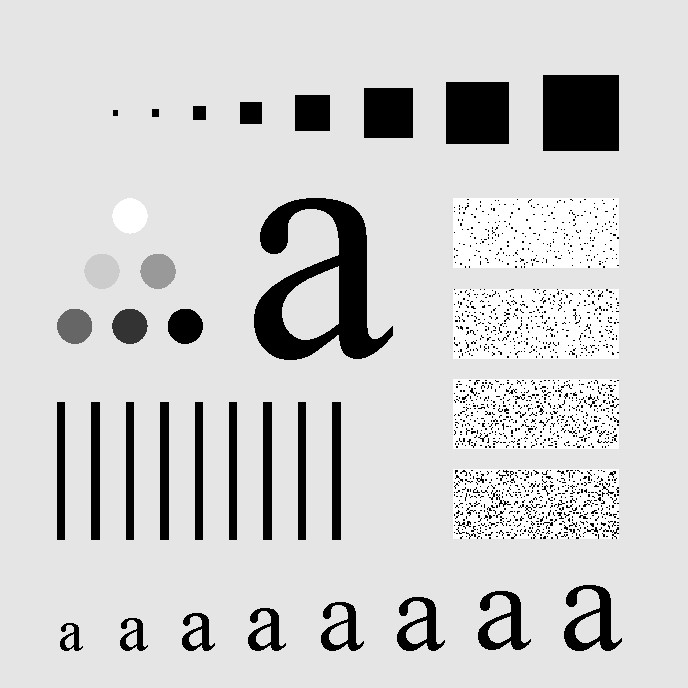
#> input picture Figure4.18(a).jpeg, 688 x 688 px, found by its file name
$ python 4.03.py
#> lines starting #> are read from the running program, lines starting #| are printed output that depends on the picture
# 导入所需的库
import numpy as np  # 用于数值计算，特别是数组操作
import matplotlib.pyplot as plt  # 用于数据可视化和绘图
from PIL import Image  # Python Imaging Library，用于打开、操作和保存多种图像文件格式
import os  # 用于与操作系统交互，如此处检查文件是否存在

# 设置Matplotlib正确显示中文字符
plt.rcParams["font.sans-serif"] = ["SimHei"]  # 指定默认字体为黑体
plt.rcParams["axes.unicode_minus"] = False  # 解决保存图像是负号'-'显示为方块的问题


def gaussian_lowpass_filter(M, N, D0, center=None):
    """
    创建一个高斯低通滤波器。

    参数:
    -----------
    M : int
        滤波器的高度
    N : int
        滤波器的宽度
    D0 : float
        截止频率 (高斯函数的标准差)
    center : tuple, optional
        滤波中心的(u0, v0)坐标。如果为None，则中心默认在(M//2, N//2)

    返回:
    --------
    H : ndarray
        一个 M x N 大小的频域高斯低通滤波器
    """
    # 如果没有指定中心，则将中心设置在频谱的中心位置
    if center is None:
        center = (M // 2, N // 2)

    u0, v0 = center

    # 创建坐标网格
    # np.arange(M) 生成 0 到 M-1 的一维数组
    # .reshape(-1, 1) 将其转换为 M行1列 的二维数组
    u = np.arange(M).reshape(-1, 1)
    v = np.arange(N).reshape(1, -1)

    # 计算每个点(u,v)到滤波器中心(u0, v0)的欧氏距离的平方
    D_squared = (u - u0) ** 2 + (v - v0) ** 2

    # 应用高斯低通滤波器公式: H(u,v) = exp(-D²(u,v) / (2·D0²))
    # D0 是截止频率，控制着滤波的程度。D0越大，滤过的低频成分越多，图像越平滑。
    H = np.exp(-D_squared / (2 * D0**2))

    return H


def apply_lowpass_filter(image, D0, filter_center=None):
    """
    对图像应用高斯低通滤波。

    参数:
    -----------
    image : ndarray
        输入的灰度图像
    D0 : float
        高斯滤波器的截止频率
    filter_center : tuple, optional
        滤波器的中心位置

    返回:
    --------
    filtered_image : ndarray
        经过低通滤波后的图像
    H : ndarray
        所使用的滤波器
    """
    # 获取图像的尺寸
    M, N = image.shape

    # --- 频域滤波的核心步骤 ---

    # 步骤 1: 对输入图像进行二维傅里叶变换(DFT)，将其从空间域转换到频域
    F = np.fft.fft2(image)

    # 步骤 2: 将零频率分量（直流分量）移动到频谱的中心
    # 这是为了方便观察和处理，因为大部分重要信息（低频分量）都集中在零频率附近
    F_shifted = np.fft.fftshift(F)

    # 步骤 3: 创建一个与图像尺寸相同的高斯低通滤波器
    H = gaussian_lowpass_filter(M, N, D0, filter_center)

    # 步骤 4: 在频域中，将图像的频谱与滤波器进行点乘
    # 这个操作会衰减高频分量，同时保留低频分量
    G_shifted = F_shifted * H

    # 步骤 5: 将频谱移回原来的位置（零频率分量回到左上角）
    G = np.fft.ifftshift(G_shifted)

    # 步骤 6: 对滤波后的频谱进行逆傅里叶变换，将其从频域转换回空间域
    filtered_image = np.fft.ifft2(G)

    # 步骤 7: 取逆变换结果的实部，并确保数据类型正确
    # 由于计算误差，逆变换结果可能包含微小的虚部，需要舍去
    filtered_image = np.real(filtered_image)

    return filtered_image, H


def visualize_results(original, filtered, H, D0):
    """
    可视化原始图像、滤波器和滤波后的结果。
    """
    # 创建一个2行3列的子图画布，设置整体大小
    fig, axes = plt.subplots(2, 3, figsize=(15, 10))

    # --- 第一行 ---

    # 显示原始图像
    axes[0, 0].imshow(original, cmap="gray")
    axes[0, 0].set_title("原始图像")
    axes[0, 0].axis("off")  # 关闭坐标轴

    # 显示2D高斯滤波器
    axes[0, 1].imshow(H, cmap="gray")
    axes[0, 1].set_title(f"高斯低通滤波器 (D0={D0})")
    axes[0, 1].axis("off")

    # 显示滤波后的图像
    axes[0, 2].imshow(filtered, cmap="gray")
    axes[0, 2].set_title("滤波后的图像")
    axes[0, 2].axis("off")

    # --- 第二行 ---

    # 计算并显示原始图像的对数幅度谱
    F_orig = np.fft.fftshift(np.fft.fft2(original))
    # +1是为了避免对0取对数；取对数是为了压缩动态范围，便于观察
    spectrum_orig = np.log(np.abs(F_orig) + 1)
    axes[1, 0].imshow(spectrum_orig, cmap="gray")
    axes[1, 0].set_title("原始图像频谱 (对数尺度)")
    axes[1, 0].axis("off")

    # 滤波器的三维可视化
    axes[1, 1].remove()  # 移除原有的2D子图
    ax_3d = fig.add_subplot(2, 3, 5, projection="3d")  # 在相同位置添加一个3D子图
    x = np.arange(H.shape[1])
    y = np.arange(H.shape[0])
    X, Y = np.meshgrid(x, y)  # 创建网格坐标
    ax_3d.plot_surface(X, Y, H, cmap="viridis", alpha=0.8)  # 绘制3D表面图
    ax_3d.set_title("滤波器3D可视化")
    ax_3d.set_xlabel("v (频率)")
    ax_3d.set_ylabel("u (频率)")
    ax_3d.set_zlabel("H(u,v) (幅度)")

    # 计算并显示滤波后图像的对数幅度谱
    F_filt = np.fft.fftshift(np.fft.fft2(filtered))
    spectrum_filt = np.log(np.abs(F_filt) + 1)
    axes[1, 2].imshow(spectrum_filt, cmap="gray")
    axes[1, 2].set_title("滤波后图像频谱 (对数尺度)")
    axes[1, 2].axis("off")

    plt.tight_layout()  # 自动调整子图参数，使其填充整个图像区域
    plt.show()  # 显示图像


def main():
    """
    主函数，用于演示高斯低通滤波的过程。
    """
    # 尝试加载图像 (假设图像文件位于同一目录下)
    image_path = "Figure4.18(a).jpeg"

    # 检查文件是否存在，如果不存在，则创建一个测试图像
    if os.path.exists(image_path):
        # 加载真实图像
        img = Image.open(image_path)
#> img is the input picture: PIL image 688x688 RGB; min 0, max 255, mean 207.3
        # 如果不是灰度图，转换为灰度图 ('L' mode)
        if img.mode != "L":
            img = img.convert("L")
#> img: PIL image 688x688 L
        # 将图像转换为NumPy数组，并使用浮点数类型以便计算
        image = np.array(img, dtype=np.float64)
        print(f"已加载图像: {image_path}")
    else:
        # 如果找不到图像文件，则创建一个带有一些高频噪声的合成测试图像
        print(f"警告: 图像文件 {image_path} 未找到。将使用合成的测试图像。")

        # 创建一个合成图像
        M, N = 256, 256
        x = np.linspace(0, 10 * np.pi, N)
        y = np.linspace(0, 10 * np.pi, M)
        X, Y = np.meshgrid(x, y)

        # 基础的正弦和余弦图案（低频信息）
        image = 128 + 50 * np.sin(X / 5) * np.cos(Y / 5)

        # 添加高斯噪声（高频信息）
        noise = 30 * np.random.randn(M, N)
        image = image + noise

        # 添加一些椒盐噪声（脉冲噪声，也是高频信息）
        salt_pepper = np.random.random((M, N))
        image[salt_pepper < 0.01] = 0  # 1%的像素变为黑色
        image[salt_pepper > 0.99] = 255  # 1%的像素变为白色

        # 将像素值裁剪到有效的0-255范围内
        image = np.clip(image, 0, 255)

    # 如果图像的最大值超过255，进行归一化处理
    if image.max() > 255:
        image = (image - image.min()) / (image.max() - image.min()) * 255

    # 打印图像信息
    print(f"图像尺寸: {image.shape}")
#| 图像尺寸: (688, 688)
    print(f"图像像素值范围: [{image.min():.2f}, {image.max():.2f}]")
#| 图像像素值范围: [0.00, 255.00]

    # 演示部分：应用不同D0值的高斯低通滤波器
    print("\n正在应用高斯低通滤波器...")

    # 测试不同的截止频率
    D0_values = [10, 30, 50, 80]

    # 创建一个2行、列数为 D0_values 数量+1 的子图画布
    fig, axes = plt.subplots(2, len(D0_values) + 1, figsize=(18, 8))

    # 显示原始图像及其频谱
    axes[0, 0].imshow(image, cmap="gray")
    axes[0, 0].set_title("原始图像")
    axes[0, 0].axis("off")

    F_orig = np.fft.fftshift(np.fft.fft2(image))
    spectrum_orig = np.log(np.abs(F_orig) + 1)
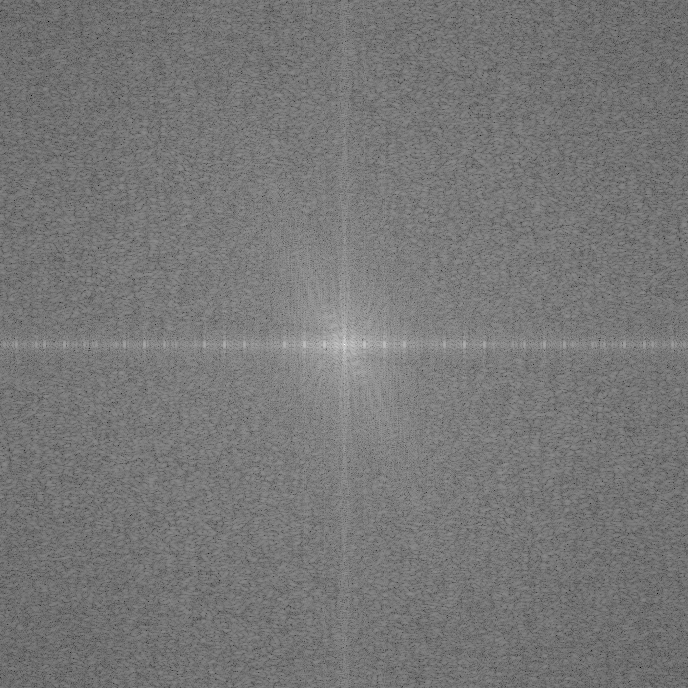
#> spectrum_orig: shape (688, 688) float64; min 1.78, max 18.4, mean 9.57; drawn with min black and max white
    axes[1, 0].imshow(spectrum_orig, cmap="gray")
    axes[1, 0].set_title("原始图像频谱")
    axes[1, 0].axis("off")

    # 遍历不同的D0值，进行滤波并显示结果
    for idx, D0 in enumerate(D0_values, 1):
        # 应用滤波器
        filtered, H = apply_lowpass_filter(image, D0)

        # 显示滤波后的图像，vmin和vmax确保不同图像的灰度范围一致
        axes[0, idx].imshow(filtered, cmap="gray", vmin=0, vmax=255)
        axes[0, idx].set_title(f"D0 = {D0}")
        axes[0, idx].axis("off")

        # 显示对应的滤波器
        axes[1, idx].imshow(H, cmap="gray")
        axes[1, idx].set_title(f"滤波器 (D0={D0})")
        axes[1, idx].axis("off")
#> this loop made 4 passes
#> pass 1, in apply_lowpass_filter, `filtered_image = np.real(filtered_image)`:
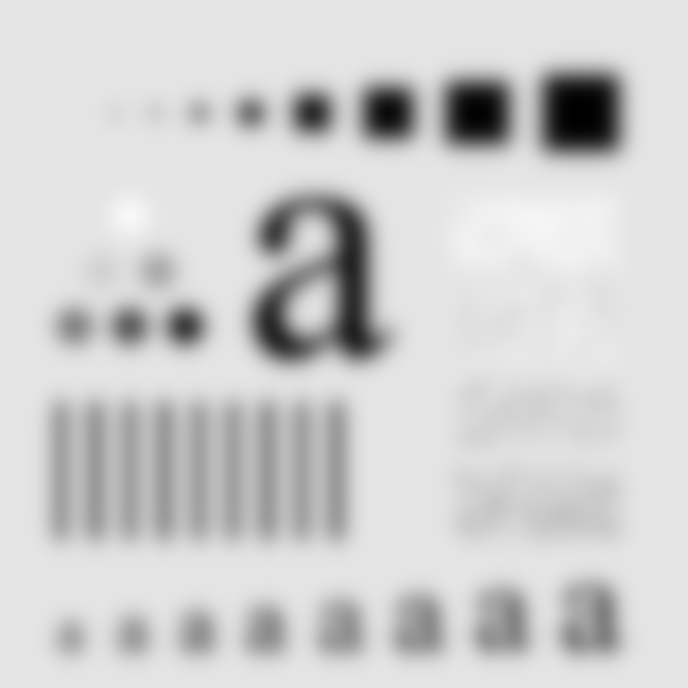
#> filtered_image: shape (688, 688) float64; min 0.242, max 247.6, mean 207.3

    plt.suptitle("不同截止频率(D0)的高斯低通滤波效果对比", fontsize=14)
    plt.tight_layout()
    plt.show()
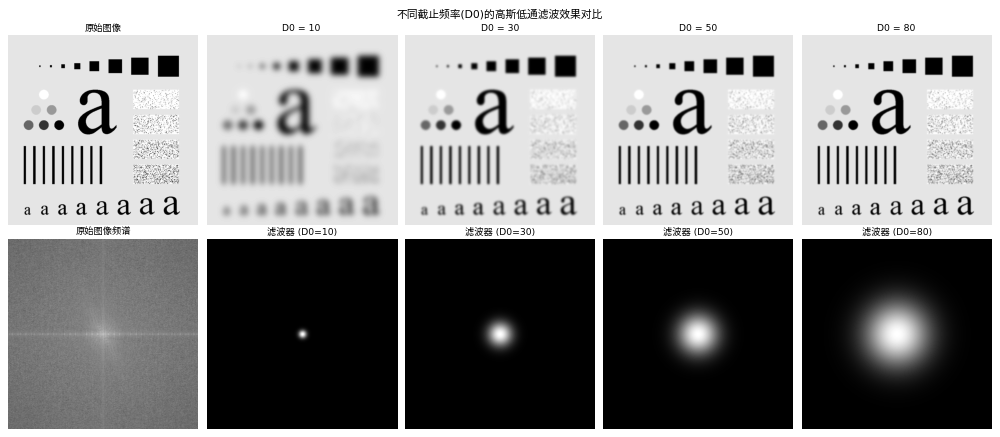
#> figure drawn by matplotlib, 10 panels

    # 使用一个较优的D0值进行详细分析
    print("\n使用 D0 = 30 进行详细分析...")
    D0_optimal = 30
    filtered_optimal, H_optimal = apply_lowpass_filter(image, D0_optimal)

    # 显示详细的可视化结果
    visualize_results(image, filtered_optimal, H_optimal, D0_optimal)
#> in visualize_results, `ax_3d.plot_surface(X, Y, H, cmap="viridis", alpha=0.8)`:
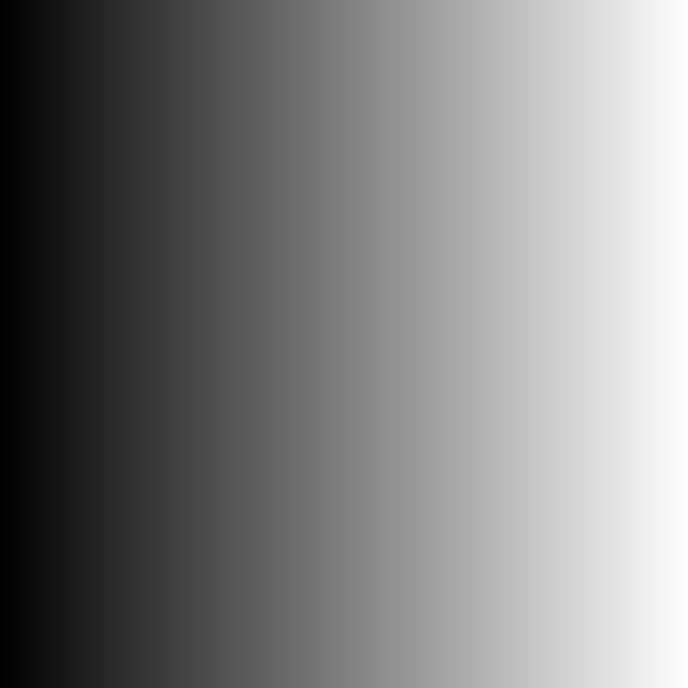
#> X: shape (688, 688) int64; min 0, max 687, mean 343.5; drawn with min black and max white
#> in visualize_results, `spectrum_filt = np.log(np.abs(F_filt) + 1)`:
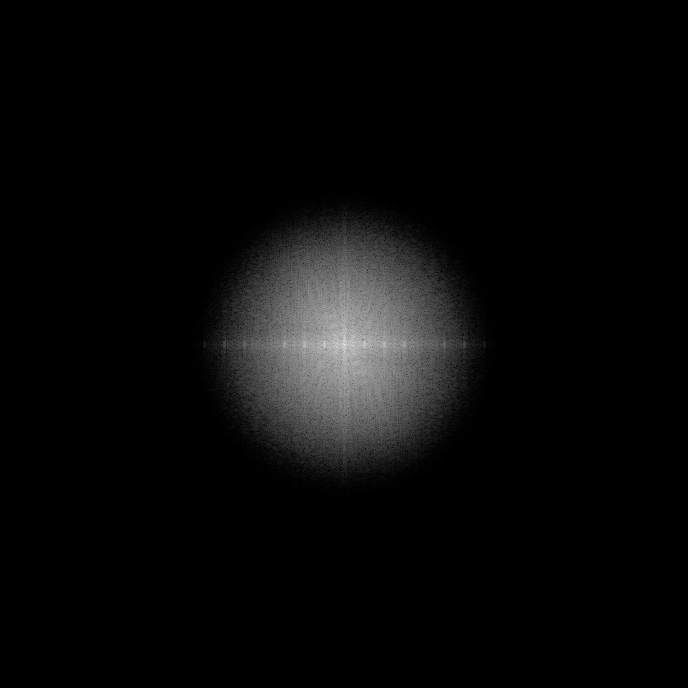
#> spectrum_filt: shape (688, 688) float64; min 4.22e-14, max 18.4, mean 0.674; drawn with min black and max white
#> in visualize_results, `plt.show()`:
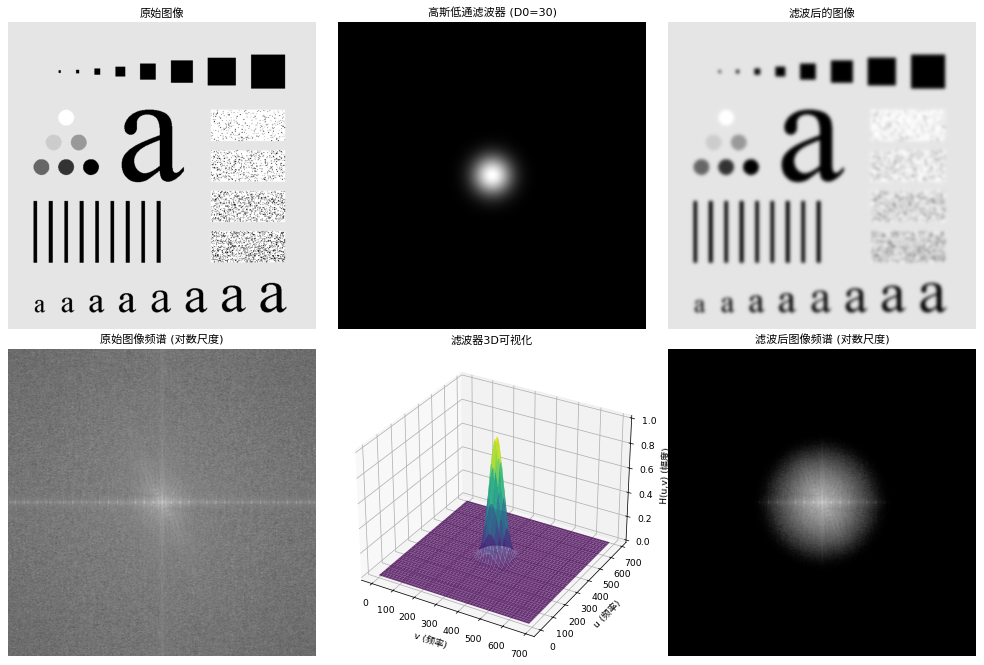
#> figure drawn by matplotlib, 6 panels

    # 测试自定义滤波器中心位置
    print("\n测试自定义滤波器中心位置...")
    M, N = image.shape
#> M = 688; N = 688
    custom_center = (M // 3, N // 3)  # 将中心设置在图像的左上部分
#> custom_center = (229, 229)
    H_custom = gaussian_lowpass_filter(M, N, D0=50, center=custom_center)

    # 创建子图比较不同中心的滤波器
    fig, axes = plt.subplots(1, 2, figsize=(10, 5))
    axes[0].imshow(H_optimal, cmap="gray")
    axes[0].set_title("中心在 (M/2, N/2) 的滤波器")
    axes[0].axis("off")

    axes[1].imshow(H_custom, cmap="gray")
    axes[1].set_title(f"中心在 {custom_center} 的滤波器")
    axes[1].axis("off")

    plt.tight_layout()
    plt.show()
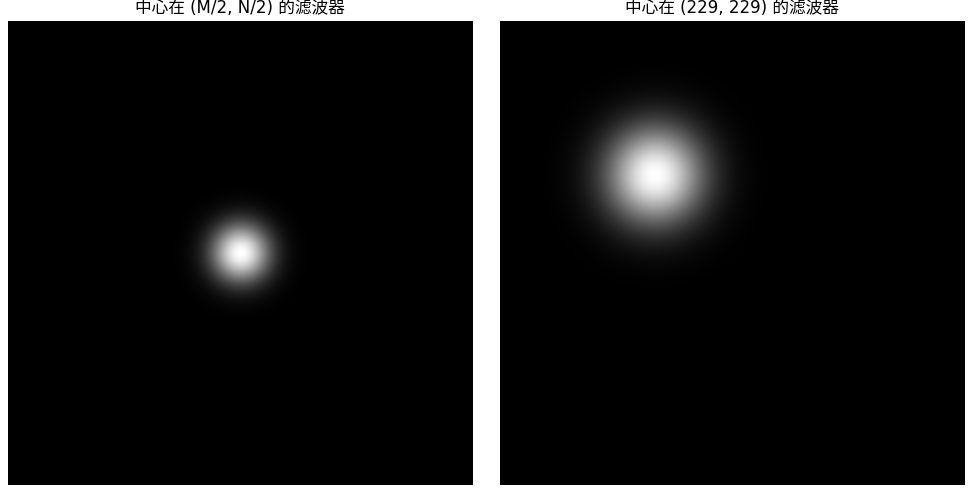
#> figure drawn by matplotlib, 2 panels

    print("\n处理完成！")

    return image, filtered_optimal, H_optimal


# 当该脚本作为主程序运行时，执行以下代码
if __name__ == "__main__":
    original, filtered, filter_used = main()

    # 打印统计信息
    print("\n统计信息:")
    print(f"原始图像 - 均值: {original.mean():.2f}, 标准差: {original.std():.2f}")
#| 原始图像 - 均值: 207.25, 标准差: 70.48
    print(f"滤波后图像 - 均值: {filtered.mean():.2f}, 标准差: {filtered.std():.2f}")
#| 滤波后图像 - 均值: 207.25, 标准差: 53.76
    print(
        f"所用滤波器 - 最小值: {filter_used.min():.4f}, 最大值: {filter_used.max():.4f}"
    )
#| 所用滤波器 - 最小值: 0.0000, 最大值: 1.0000
